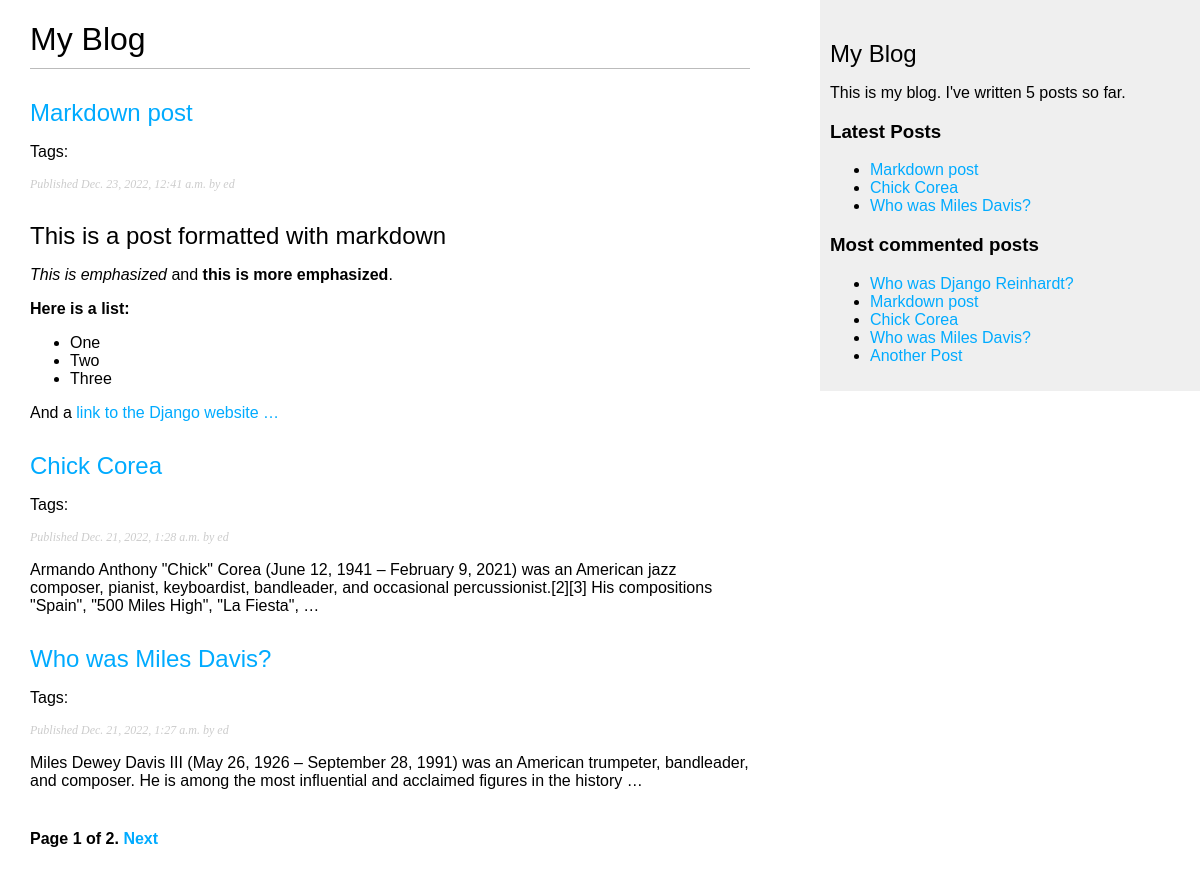
Screenshot of /blog/ with the database file from the repository.
### blog/models.py (models this page shows, shortened)
class Post(models.Model):
    class Status(models.TextChoices):
        DRAFT = 'DF', 'Draft'
        PUBLISHED = 'PB', 'Published'
    title = models.CharField(max_length=250)
    slug = models.SlugField(max_length=250,
                            unique_for_date='publish')
    author = models.ForeignKey(User, on_delete=models.CASCADE,
                               related_name='blog_posts')
    body = models.TextField()
    publish = models.DateTimeField(default=timezone.now)
    created = models.DateTimeField(auto_now_add=True)
    updated = models.DateTimeField(auto_now=True)
    status = models.CharField(max_length=2,
                              choices=Status.choices,
                              default=Status.DRAFT)
    objects = models.Manager()
    published = PublishedManager()
    tags = TaggableManager()
    class Meta:
        ordering = ['-publish']
        indexes = [
            models.Index(fields=['-publish'])
        ]
    def get_absolute_url(self):
        return reverse('blog:post_detail',
                       args=[self.publish.year,
                             self.publish.month,
                             self.publish.day,
                             self.slug])

### blog/views.py (the view)
# urls.py: path('', views.post_list, name='post_list'),
def post_list(request, tag_slug=None):
    post_list = Post.published.all()
    tag = None
    if tag_slug:
        tag = get_object_or_404(Tag, slug=tag_slug)
        post_list = post_list.filter(tags__in=[tag])
    paginator = Paginator(post_list, 3)
    page_number = request.GET.get('page',1)
    try:
        posts = paginator.page(page_number)
    except PageNotAnInteger:
        posts = paginator.page(1)
    except EmptyPage:
        posts = paginator.page(paginator.num_pages)
    context = {'posts': posts, 'tag':tag}
    return render(request, 'blog/post/list.html', context)

### blog/templatetags/blog_tags.py (called while the page is built)
@register.simple_tag
def total_posts():
    return Post.published.count()

@register.inclusion_tag('blog/post/latest_posts.html')
def show_latest_posts(count=5):
    latest_posts = Post.published.order_by('-publish')[:count]
    return {'latest_posts':latest_posts}

@register.simple_tag
def get_most_commented_posts(count=5):
    return Post.published.annotate(
        total_comments = Count('comments')
    ).order_by('-total_comments')[:count]

@register.filter(name='markdown')
def markdown_format(text):
    return mark_safe(markdown.markdown(text))

### blog/templates/blog/post/list.html (shortened to what this page needs)
{% extends "blog/base.html" %}
{% load blog_tags %}
{% block content %}
  <h1>My Blog</h1>
  {% for post in posts %}
    <h2>
      <a href="{{ post.get_absolute_url }}">
        {{ post.title }}
      </a>
    </h2>
    <p class="tags">
      Tags:
    </p>
    <p class="date">
      Published {{ post.publish }} by {{ post.author }}
    </p>
    {{ post.body|markdown|truncatewords_html:30 }}
  {% endfor %}
  {% include 'pagination.html' with page=posts %}
{% endblock %}

### blog/templates/blog/base.html (shortened to what this page needs)
{% load blog_tags %}
{% load static %}
<!DOCTYPE html>
<html lang="en">
<head>
    <link href="{% static 'css/blog.css' %}" rel='stylesheet'>
</head>
<body>
    <div id="content">
        {% block content %}{% endblock content %}
    </div>
    <div id='sidebar'>
        <h2>My Blog</h2>
        <p>
            This is my blog.
            I've written {% total_posts %} posts so far.
        </p>
        <h3>Latest Posts</h3>
            {% show_latest_posts 3 %}
        <h3>Most commented posts</h3>
        {% get_most_commented_posts as most_commented_posts %}
        <ul>
            {% for post in most_commented_posts  %}
            <li>
                <a href="{{ post.get_absolute_url }}">{{ post.title }}</a>
            </li>
            {% endfor %}
        </ul>
    </div>
</body>
</html>

### blog/templates/blog/post/latest_posts.html
<ul>
    {% for post in latest_posts %}
        <li>
            <a href="{{ post.get_absolute_url }}">{{ post.title }}</a>
        </li>
    {% endfor %}
</ul>

### blog/static/css/blog.css (style rules this page uses)
body { margin:0; padding:0; font-family:helvetica, sans-serif; }
a { color:#00abff; text-decoration:none; }
h1 { font-weight:normal; border-bottom:1px solid #bbb; padding:0 0 10px 0; }
h2 { font-weight:normal; margin:30px 0 0; }
#content { float:left; width:60%; padding:0 0 0 30px; }
#sidebar { float:right; width:30%; padding:10px; background:#efefef; height:100%; }
p.date { color:#ccc; font-family: georgia, serif; font-size: 12px; font-style: italic; }

### rows the page displays
Post: title "Markdown post", publish "Dec. 23, 2022, 12:41 a.m.", author "ed", body "This is a post formatted with markdown This is emphasized and this is more emphasized . Here is a list: One Two Three And a link to the Django website …"
Post: title "Chick Corea", publish "Dec. 21, 2022, 1:28 a.m.", author "ed", body "Armando Anthony \"Chick\" Corea (June 12, 1941 – February 9, 2021) was an American jazz composer, pianist, keyboardist, bandleader, and occasional percussionist.[2][3] His compositions \"Spain\", \"500 Miles High\", \"La Fiesta\", …"
Post: title "Who was Miles Davis?", publish "Dec. 21, 2022, 1:27 a.m.", author "ed", body "Miles Dewey Davis III (May 26, 1926 – September 28, 1991) was an American trumpeter, bandleader, and composer. He is among the most influential and acclaimed figures in the history …"
Post: title "Who was Django Reinhardt?"
Post: title "Another Post"

### other values shown
{{ page.number }} "1"
{{ page.paginator.num_pages }} "2"
